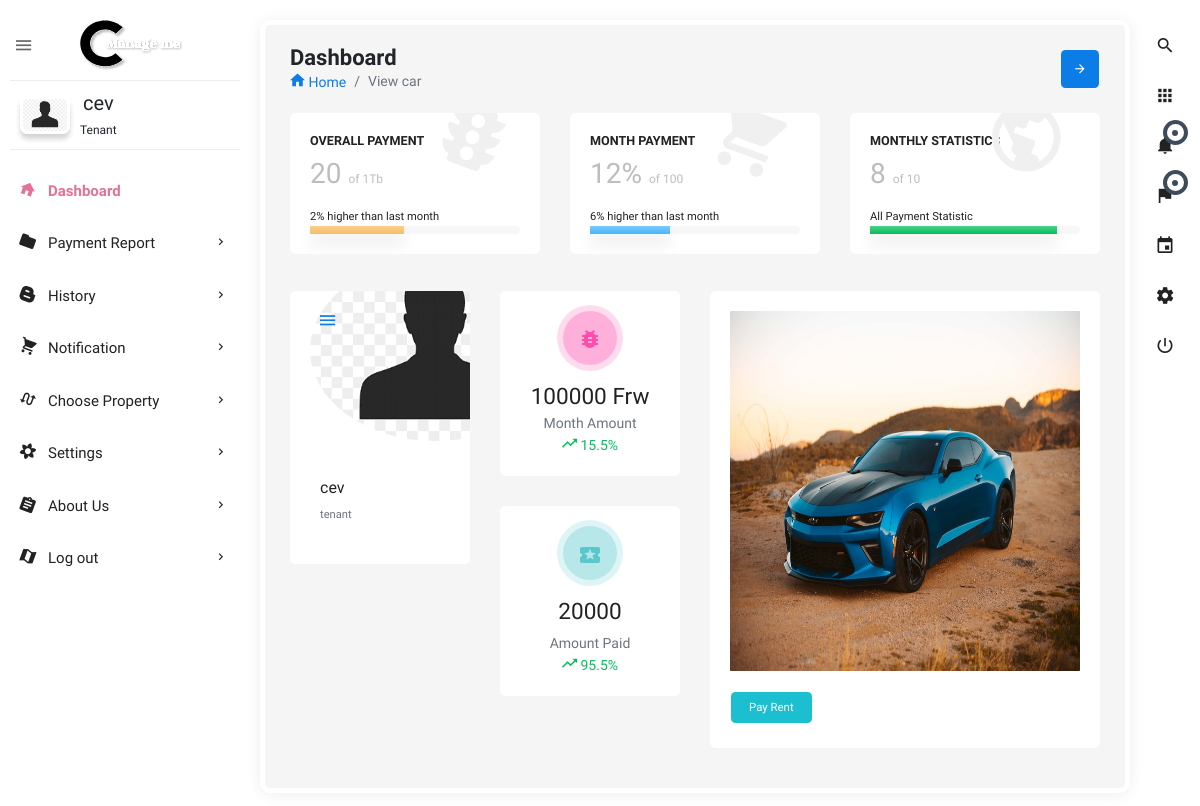
The app's page /view_rent_car_detail/35/ (signed in) with its own data.
### users/models.py (models this page shows, shortened)
class User(AbstractBaseUser):
    user_type = [
        ('lessor', 'lessor'),
        ('tenant', 'tenant'),
    ]
    name = models.CharField(max_length=255, null=False)
    phone_number = PhoneNumberField(unique=True)
    user_image = models.ImageField(upload_to='images/', default='profile.png')
    user_login = models.CharField(max_length=7, choices=user_type, default='lessor', blank=False, null=False)
    is_active = models.BooleanField(default=True)
    staff = models.BooleanField(default=False)
    admin = models.BooleanField(default=False)
    USERNAME_FIELD = 'phone_number'
    REQUIRED_FIELDS = ['name', 'user_login']
    objects = UserManager()
    def __str__(self):
        return self.name
    objects = UserManager()

class Request_Property(models.Model):
    status = [
        ('initial', 'initial'),
        ('request', 'request'),
        ('approved', 'approved'),
        ('denied', 'denied'),
        ('canceled', 'canceled')]
    user_request = models.ForeignKey(user, on_delete=models.CASCADE, related_name='requesting_users', null=False)
    property_requested = models.ForeignKey(Property_registration, on_delete=models.CASCADE, related_name='property_req',
                                           null=False)
    owner_name = models.ForeignKey(user, on_delete=models.CASCADE, related_name='owner_name_property', null=False)
    status_view = models.CharField(max_length=50, choices=status, default='initial')
    time_done = models.DateTimeField(default=now)
    class Meta:
        verbose_name_plural = "Request_Property"
        ordering = ['-id']

class Property_registration(models.Model):
    property_type_p = [
        ('house', 'house'),
        ('car', 'car'),
        ('land', 'land'),
        ('other', 'other')
    ]
    location_name = [
        ('kigali', 'kigali'),
        ('south', 'south'),
        ('east', 'east'),
        ('west', 'west')
    ]
    property_name = models.CharField(max_length=100)
    location = models.CharField(max_length=200, choices=location_name, default='kigali')
    property_type = models.CharField(max_length=200, choices=property_type_p)
    amount_per_month = models.IntegerField(default=10000)
    detail = models.CharField(max_length=250, default='')
    property_image = models.ImageField(blank=True, null=True, upload_to='images')
    available = models.BooleanField(default=True)
    owner_name = models.ForeignKey(user, on_delete=models.CASCADE, related_name='owner', null=False)
    time_added = models.DateTimeField(auto_now_add=True)
    class Meta:
        verbose_name_plural = "Property_registration"
        ordering = ['-id']

### users/views.py (the view)
# urls.py: path('view_rent_car_detail/<int:id>/', views.view_rent_car_detail, name='view_rent_car_detail'),
def view_rent_car_detail(request, id):
    user = request.user
    tenant_property_approved = Request_Property.objects.filter(user_request=user).filter(status_view='approved').filter(
        property_requested__property_type='car').filter(pk=id)
    context = {
        'car_approved': tenant_property_approved,
    }
    return render(request, 'html/view_rent_car_detail.html', context)

### users/templates/html/view_rent_car_detail.html (shortened to what this page needs)
{% extends 'dashboard-tenant/dashboard.html' %}
{% load static %}
{% block content %}
<section class="content">
    <div class="">
        <div class="block-header">
            <div class="row">
                <div class="col-lg-7 col-md-6 col-sm-12">
                    <h2>Dashboard</h2>
                    <ul class="breadcrumb">
                        <li class="breadcrumb-item"><a href="{% url 'tenant' %}"><i class="zmdi zmdi-home"></i> Home</a></li>
                        <li class="breadcrumb-item active">View car</li>
                    </ul>
                </div>
                <div class="col-lg-5 col-md-6 col-sm-12">
                    <button class="btn btn-primary btn-icon float-right right_icon_toggle_btn" type="button"><i class="zmdi zmdi-arrow-right"></i></button>
                </div>
            </div>
        </div>
        <div class="container-fluid">
            <div class="row clearfix">
                <div class="col-lg-4 col-md-6 col-sm-12">
                    <div class="card widget_2 big_icon traffic">
                        <div class="body">
                            <h6>OverAll Payment</h6>
                            <h2>20 <small class="info">of 1Tb</small></h2>
                            <small>2% higher than last month</small>
                            <div class="progress">
                                <div class="progress-bar l-amber" role="progressbar" aria-valuenow="45" aria-valuemin="0" aria-valuemax="100" style="width: 45%;"></div>
                            </div>
                        </div>
                    </div>
                </div>
                <div class="col-lg-4 col-md-6 col-sm-12">
                    <div class="card widget_2 big_icon sales">
                        <div class="body">
                            <h6>Month Payment</h6>
                            <h2>12% <small class="info">of 100</small></h2>
                            <small>6% higher than last month</small>
                            <div class="progress">
                                <div class="progress-bar l-blue" role="progressbar" aria-valuenow="38" aria-valuemin="0" aria-valuemax="100" style="width: 38%;"></div>
                            </div>
                        </div>
                    </div>
                </div>
                <div class="col-lg-4 col-md-6 col-sm-12">
                    <div class="card widget_2 big_icon domains">
                        <div class="body">
                            <h6>Monthly Statistics</h6>
                            <h2>8 <small class="info">of 10</small></h2>
                            <small>All Payment Statistic</small>
                            <div class="progress">
                                <div class="progress-bar l-green" role="progressbar" aria-valuenow="89" aria-valuemin="0" aria-valuemax="100" style="width: 89%;"></div>
                            </div>
                        </div>
                    </div>
                </div>
            </div>
            <div class="row clearfix">
                {% for car_approved in car_approved %}
                <div class="col-lg-3 col-md-6 col-sm-6">
                    <div class="card mcard_4">
                        <div class="body">
                            <ul class="header-dropdown list-unstyled">
                                <li class="dropdown">
                                    <a href="javascript:void(0);" class="dropdown-toggle" data-toggle="dropdown" role="button" aria-haspopup="true" aria-expanded="false"> <i class="zmdi zmdi-menu"></i> </a>
                                </li>
                            </ul>
                            <div class="img">
                                <img src="{{ car_approved.user_request.user_image.url }}" class="rounded-circle" alt="profile-image">
                            </div>
                            <div class="user">
                                <h5 class="mt-3 mb-1">{{ car_approved.user_request }}</h5>
                                <small class="text-muted">{{ car_approved.user_request.user_login }}</small>
                            </div>
                        </div>
                    </div>
                </div>
                <div class="col-lg-3 col-md-6 col-sm-6">
                    <div class="card w_data_1">
                       <div class="body">
                            <div class="w_icon pink"><i class="zmdi zmdi-bug"></i></div>
                            <h4 class="mt-3 mb-0">{{ car_approved.property_requested.amount_per_month }} Frw</h4>
                            <span class="text-muted">Month Amount</span>
                            <div class="w_description text-success">
                                <i class="zmdi zmdi-trending-up"></i>
                                <span>15.5%</span>
                            </div>
                       </div>
                    </div>
                    <div class="card w_data_1">
                        <div class="body">
                            <div class="w_icon cyan"><i class="zmdi zmdi-ticket-star"></i></div>
                            <h4 class="mt-3 mb-1">20000</h4>
                            <span class="text-muted">Amount Paid</span>
                            <div class="w_description text-success">
                                <i class="zmdi zmdi-trending-up"></i>
                                <span>95.5%</span>
                            </div>
                        </div>
                    </div>
                </div>
                <div class="col-lg-6 col-md-12 col-sm-12">
                    <div class="card">
                        <div class="body">
                           <a href="blog-details.html"><img src="{{ car_approved.property_requested.property_image.url }}" alt="blog image" width="600" height="360"></a>
                            <div class="input-group mt-3">
                                <a href="" class="btn btn-info">Pay Rent</a>
                            </div>
                        </div>
                    </div>
                </div>
                {% endfor %}
            </div>
        </div>
    </div>
</section>
{% endblock %}

### templates/dashboard-tenant/dashboard.html (shortened to what this page needs)
<!doctype html>
{% load static %}
<html class="no-js " lang="en">
<head>
<link rel="stylesheet" href="{% static 'dash/assets/plugins/bootstrap/css/bootstrap.min.css' %}">
<link  rel="stylesheet" href="{% static 'dash/assets/css/style.min.css' %}">
</head>
<body class="theme-blush">
<div class="navbar-right">
    <ul class="navbar-nav">
        <li><a href="{% url 'search_property_tenant' %}" class="main_search" title="Search..."><i class="zmdi zmdi-search"></i></a></li>
        <li class="dropdown">
            <a href="javascript:void(0);" class="dropdown-toggle" title="App" data-toggle="dropdown" role="button"><i class="zmdi zmdi-apps"></i></a>
        </li>
        <li class="dropdown">
            <a href="javascript:void(0);" class="dropdown-toggle" title="Notifications" data-toggle="dropdown" role="button"><i class="zmdi zmdi-notifications"></i>
                <div class="notify"><span class="heartbit"></span><span class="point"></span></div>
            </a>
        </li>
        <li class="dropdown">
            <a href="javascript:void(0);" class="dropdown-toggle" data-toggle="dropdown" role="button"><i class="zmdi zmdi-flag"></i>
            <div class="notify"><span class="heartbit"></span><span class="point"></span></div>
            </a>
        </li>
        <li><a href="javascript:void(0);" class="app_calendar" title="Calendar"><i class="zmdi zmdi-calendar"></i></a></li>
        <li><a href="javascript:void(0);" class="js-right-sidebar" title="Setting"><i class="zmdi zmdi-settings zmdi-hc-spin"></i></a></li>
        <li><a href="{% url 'logout' %}" class="mega-menu" title="Sign Out"><i class="zmdi zmdi-power"></i></a></li>
    </ul>
</div>
<aside id="leftsidebar" class="sidebar">
    <div class="navbar-brand">
        <button class="btn-menu ls-toggle-btn" type="button"><i class="zmdi zmdi-menu"></i></button>
        <a href=""><img src="{% static 'dash/assets/images/managemelogo.svg' %}" width="200" alt="Aero"></a>
    </div>
    <div class="menu">
        <ul class="list">
            <li>
                <div class="user-info">
                    <a class="image" href="{% url 'profile_tenant' %}"><img src="{{ user.user_image.url }}" alt="User"></a>
                    <div class="detail">
                        <h4>{{user}}</h4>
                        <small>Tenant</small>
                    </div>
                </div>
            </li>
            <li  class="active open"><a href="{% url 'tenant' %}"><i class="zmdi zmdi-home"></i><span>Dashboard</span></a></li>
            <li> <a href="javascript:void(0);" class="menu-toggle"><i class="zmdi zmdi-folder"></i><span>Payment Report</span></a>
            </li>
            <li> <a href="javascript:void(0);" class="menu-toggle"><i class="zmdi zmdi-blogger"></i><span>History</span></a>
            </li>
            <li><a href="javascript:void(0);" class="menu-toggle"><i class="zmdi zmdi-shopping-cart"></i><span>Notification</span></a>
            </li>
            <li><a href="{% url 'search_property_tenant' %}" class="menu-toggle"><i class="zmdi zmdi-swap-alt"></i><span>Choose Property</span></a>
            </li>
            <li><a href="javascript:void(0);" class="menu-toggle"><i class="zmdi zmdi-flower"></i><span>Settings</span></a>
            </li>
            <li><a href="javascript:void(0);" class="menu-toggle"><i class="zmdi zmdi-assignment"></i><span>About Us</span></a>
            </li>
            <li class="open_top"><a href="{% url 'logout' %}" class="menu-toggle"><i class="zmdi zmdi-map"></i><span>Log out</span></a>
            </li>
        </ul>
    </div>
</aside>
{% block content %}
{% endblock %}
</body>
</html>

### records on screen
User: user_image (placeholder picture), name "cev"
Request_Property: user_request.user_image (placeholder picture), user_request "cev", user_request.user_login "tenant", property_requested.amount_per_month "100000", property_requested.property_image (picture)
